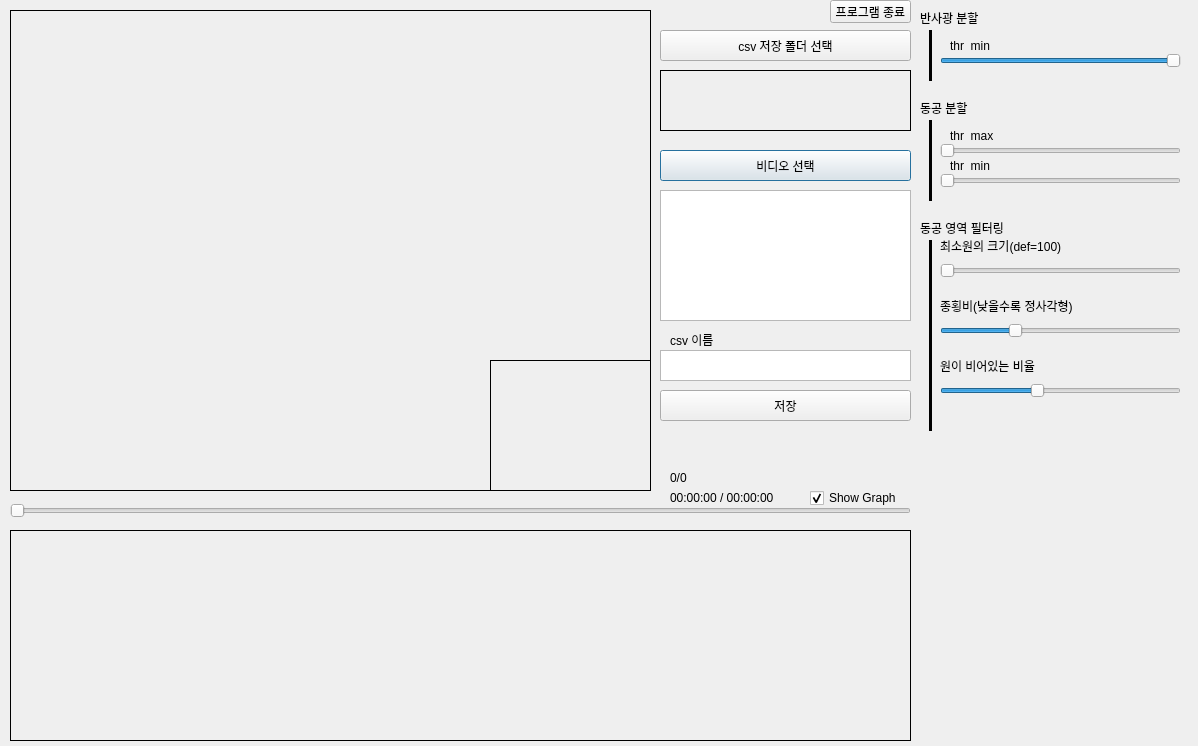
<?xml version="1.0" encoding="UTF-8"?>
<ui version="4.0">
 <class>Dialog</class>
 <widget class="QDialog" name="Dialog">
  <property name="geometry">
   <rect>
    <x>0</x>
    <y>0</y>
    <width>1198</width>
    <height>746</height>
   </rect>
  </property>
  <property name="windowTitle">
   <string>Dialog</string>
  </property>
  <widget class="QLabel" name="display_label">
   <property name="geometry">
    <rect>
     <x>10</x>
     <y>10</y>
     <width>641</width>
     <height>481</height>
    </rect>
   </property>
   <property name="frameShape">
    <enum>QFrame::Box</enum>
   </property>
   <property name="text">
    <string/>
   </property>
  </widget>
  <widget class="QListWidget" name="listWidget_video">
   <property name="geometry">
    <rect>
     <x>660</x>
     <y>190</y>
     <width>251</width>
     <height>131</height>
    </rect>
   </property>
  </widget>
  <widget class="QPushButton" name="pushButton_GetFiles">
   <property name="geometry">
    <rect>
     <x>660</x>
     <y>150</y>
     <width>251</width>
     <height>31</height>
    </rect>
   </property>
   <property name="text">
    <string>비디오 선택</string>
   </property>
  </widget>
  <widget class="QSlider" name="horizontalSlider_max">
   <property name="geometry">
    <rect>
     <x>940</x>
     <y>140</y>
     <width>241</width>
     <height>22</height>
    </rect>
   </property>
   <property name="maximum">
    <number>255</number>
   </property>
   <property name="orientation">
    <enum>Qt::Horizontal</enum>
   </property>
  </widget>
  <widget class="QSlider" name="horizontalSlider_min">
   <property name="geometry">
    <rect>
     <x>940</x>
     <y>170</y>
     <width>241</width>
     <height>22</height>
    </rect>
   </property>
   <property name="maximum">
    <number>255</number>
   </property>
   <property name="orientation">
    <enum>Qt::Horizontal</enum>
   </property>
  </widget>
  <widget class="QLabel" name="display_binary">
   <property name="geometry">
    <rect>
     <x>490</x>
     <y>360</y>
     <width>161</width>
     <height>131</height>
    </rect>
   </property>
   <property name="frameShape">
    <enum>QFrame::Box</enum>
   </property>
   <property name="text">
    <string/>
   </property>
  </widget>
  <widget class="QLabel" name="label_maxThr">
   <property name="geometry">
    <rect>
     <x>1030</x>
     <y>130</y>
     <width>56</width>
     <height>12</height>
    </rect>
   </property>
   <property name="frameShape">
    <enum>QFrame::NoFrame</enum>
   </property>
   <property name="text">
    <string/>
   </property>
  </widget>
  <widget class="QLabel" name="label_minThr">
   <property name="geometry">
    <rect>
     <x>1040</x>
     <y>160</y>
     <width>56</width>
     <height>12</height>
    </rect>
   </property>
   <property name="frameShape">
    <enum>QFrame::NoFrame</enum>
   </property>
   <property name="text">
    <string/>
   </property>
  </widget>
  <widget class="QLabel" name="label_maxThr_2">
   <property name="geometry">
    <rect>
     <x>950</x>
     <y>130</y>
     <width>56</width>
     <height>12</height>
    </rect>
   </property>
   <property name="frameShape">
    <enum>QFrame::NoFrame</enum>
   </property>
   <property name="text">
    <string>thr_max</string>
   </property>
  </widget>
  <widget class="QLabel" name="label_maxThr_3">
   <property name="geometry">
    <rect>
     <x>950</x>
     <y>160</y>
     <width>56</width>
     <height>12</height>
    </rect>
   </property>
   <property name="frameShape">
    <enum>QFrame::NoFrame</enum>
   </property>
   <property name="text">
    <string>thr_min</string>
   </property>
  </widget>
  <widget class="QLabel" name="display_graph">
   <property name="geometry">
    <rect>
     <x>10</x>
     <y>530</y>
     <width>901</width>
     <height>211</height>
    </rect>
   </property>
   <property name="frameShape">
    <enum>QFrame::Box</enum>
   </property>
   <property name="text">
    <string/>
   </property>
  </widget>
  <widget class="QLabel" name="label_videoTime">
   <property name="geometry">
    <rect>
     <x>670</x>
     <y>490</y>
     <width>111</width>
     <height>16</height>
    </rect>
   </property>
   <property name="text">
    <string>00:00:00 / 00:00:00</string>
   </property>
  </widget>
  <widget class="QCheckBox" name="checkBox_showGraph">
   <property name="geometry">
    <rect>
     <x>810</x>
     <y>490</y>
     <width>111</width>
     <height>16</height>
    </rect>
   </property>
   <property name="tabletTracking">
    <bool>false</bool>
   </property>
   <property name="text">
    <string>Show Graph</string>
   </property>
   <property name="checked">
    <bool>true</bool>
   </property>
  </widget>
  <widget class="QPushButton" name="pushButton_saveDirectory">
   <property name="geometry">
    <rect>
     <x>660</x>
     <y>30</y>
     <width>251</width>
     <height>31</height>
    </rect>
   </property>
   <property name="text">
    <string>csv 저장 폴더 선택</string>
   </property>
  </widget>
  <widget class="QLabel" name="label_saveDirectory">
   <property name="geometry">
    <rect>
     <x>660</x>
     <y>70</y>
     <width>251</width>
     <height>61</height>
    </rect>
   </property>
   <property name="frameShape">
    <enum>QFrame::Box</enum>
   </property>
   <property name="text">
    <string/>
   </property>
   <property name="wordWrap">
    <bool>true</bool>
   </property>
  </widget>
  <widget class="QSlider" name="horizontalSlider_video">
   <property name="geometry">
    <rect>
     <x>10</x>
     <y>500</y>
     <width>901</width>
     <height>22</height>
    </rect>
   </property>
   <property name="orientation">
    <enum>Qt::Horizontal</enum>
   </property>
  </widget>
  <widget class="QLabel" name="label_videoFrame">
   <property name="geometry">
    <rect>
     <x>670</x>
     <y>470</y>
     <width>101</width>
     <height>16</height>
    </rect>
   </property>
   <property name="text">
    <string>0/0</string>
   </property>
  </widget>
  <widget class="QPushButton" name="pushButton_csvSave">
   <property name="geometry">
    <rect>
     <x>660</x>
     <y>390</y>
     <width>251</width>
     <height>31</height>
    </rect>
   </property>
   <property name="text">
    <string>저장</string>
   </property>
  </widget>
  <widget class="QPushButton" name="pushButton_quit">
   <property name="geometry">
    <rect>
     <x>830</x>
     <y>0</y>
     <width>81</width>
     <height>23</height>
    </rect>
   </property>
   <property name="text">
    <string>프로그램 종료</string>
   </property>
  </widget>
  <widget class="QPlainTextEdit" name="plainTextEdit_csvName">
   <property name="geometry">
    <rect>
     <x>660</x>
     <y>350</y>
     <width>251</width>
     <height>31</height>
    </rect>
   </property>
  </widget>
  <widget class="QLabel" name="label">
   <property name="geometry">
    <rect>
     <x>670</x>
     <y>330</y>
     <width>71</width>
     <height>20</height>
    </rect>
   </property>
   <property name="text">
    <string>csv 이름</string>
   </property>
  </widget>
  <widget class="Line" name="line">
   <property name="geometry">
    <rect>
     <x>920</x>
     <y>120</y>
     <width>20</width>
     <height>81</height>
    </rect>
   </property>
   <property name="frameShadow">
    <enum>QFrame::Plain</enum>
   </property>
   <property name="lineWidth">
    <number>3</number>
   </property>
   <property name="orientation">
    <enum>Qt::Vertical</enum>
   </property>
  </widget>
  <widget class="QLabel" name="label_maxThr_4">
   <property name="geometry">
    <rect>
     <x>920</x>
     <y>100</y>
     <width>161</width>
     <height>16</height>
    </rect>
   </property>
   <property name="frameShape">
    <enum>QFrame::NoFrame</enum>
   </property>
   <property name="frameShadow">
    <enum>QFrame::Plain</enum>
   </property>
   <property name="text">
    <string>동공 분할</string>
   </property>
   <property name="textFormat">
    <enum>Qt::AutoText</enum>
   </property>
   <property name="scaledContents">
    <bool>false</bool>
   </property>
   <property name="openExternalLinks">
    <bool>false</bool>
   </property>
  </widget>
  <widget class="Line" name="line_2">
   <property name="geometry">
    <rect>
     <x>920</x>
     <y>30</y>
     <width>20</width>
     <height>51</height>
    </rect>
   </property>
   <property name="frameShadow">
    <enum>QFrame::Plain</enum>
   </property>
   <property name="lineWidth">
    <number>3</number>
   </property>
   <property name="orientation">
    <enum>Qt::Vertical</enum>
   </property>
  </widget>
  <widget class="QLabel" name="label_maxThr_5">
   <property name="geometry">
    <rect>
     <x>920</x>
     <y>10</y>
     <width>181</width>
     <height>16</height>
    </rect>
   </property>
   <property name="frameShape">
    <enum>QFrame::NoFrame</enum>
   </property>
   <property name="frameShadow">
    <enum>QFrame::Plain</enum>
   </property>
   <property name="text">
    <string>반사광 분할</string>
   </property>
   <property name="textFormat">
    <enum>Qt::AutoText</enum>
   </property>
   <property name="scaledContents">
    <bool>false</bool>
   </property>
   <property name="openExternalLinks">
    <bool>false</bool>
   </property>
  </widget>
  <widget class="Line" name="line_3">
   <property name="geometry">
    <rect>
     <x>920</x>
     <y>240</y>
     <width>20</width>
     <height>191</height>
    </rect>
   </property>
   <property name="frameShadow">
    <enum>QFrame::Plain</enum>
   </property>
   <property name="lineWidth">
    <number>3</number>
   </property>
   <property name="orientation">
    <enum>Qt::Vertical</enum>
   </property>
  </widget>
  <widget class="QLabel" name="label_maxThr_6">
   <property name="geometry">
    <rect>
     <x>920</x>
     <y>220</y>
     <width>181</width>
     <height>16</height>
    </rect>
   </property>
   <property name="frameShape">
    <enum>QFrame::NoFrame</enum>
   </property>
   <property name="frameShadow">
    <enum>QFrame::Plain</enum>
   </property>
   <property name="text">
    <string>동공 영역 필터링</string>
   </property>
   <property name="textFormat">
    <enum>Qt::AutoText</enum>
   </property>
   <property name="scaledContents">
    <bool>false</bool>
   </property>
   <property name="openExternalLinks">
    <bool>false</bool>
   </property>
  </widget>
  <widget class="QSlider" name="horizontalSlider_reflection_min">
   <property name="geometry">
    <rect>
     <x>940</x>
     <y>50</y>
     <width>241</width>
     <height>22</height>
    </rect>
   </property>
   <property name="maximum">
    <number>255</number>
   </property>
   <property name="value">
    <number>255</number>
   </property>
   <property name="orientation">
    <enum>Qt::Horizontal</enum>
   </property>
  </widget>
  <widget class="QLabel" name="label_reflection_min">
   <property name="geometry">
    <rect>
     <x>1040</x>
     <y>40</y>
     <width>56</width>
     <height>12</height>
    </rect>
   </property>
   <property name="frameShape">
    <enum>QFrame::NoFrame</enum>
   </property>
   <property name="text">
    <string/>
   </property>
  </widget>
  <widget class="QLabel" name="label_maxThr_8">
   <property name="geometry">
    <rect>
     <x>950</x>
     <y>40</y>
     <width>56</width>
     <height>12</height>
    </rect>
   </property>
   <property name="frameShape">
    <enum>QFrame::NoFrame</enum>
   </property>
   <property name="text">
    <string>thr_min</string>
   </property>
  </widget>
  <widget class="QSlider" name="horizontalSlider_area">
   <property name="geometry">
    <rect>
     <x>940</x>
     <y>260</y>
     <width>241</width>
     <height>22</height>
    </rect>
   </property>
   <property name="minimum">
    <number>50</number>
   </property>
   <property name="maximum">
    <number>150</number>
   </property>
   <property name="orientation">
    <enum>Qt::Horizontal</enum>
   </property>
  </widget>
  <widget class="QSlider" name="horizontalSlider_fillcond">
   <property name="geometry">
    <rect>
     <x>940</x>
     <y>380</y>
     <width>241</width>
     <height>22</height>
    </rect>
   </property>
   <property name="maximum">
    <number>10</number>
   </property>
   <property name="pageStep">
    <number>1</number>
   </property>
   <property name="value">
    <number>4</number>
   </property>
   <property name="orientation">
    <enum>Qt::Horizontal</enum>
   </property>
   <property name="tickInterval">
    <number>0</number>
   </property>
  </widget>
  <widget class="QSlider" name="horizontalSlider_symmetry">
   <property name="geometry">
    <rect>
     <x>940</x>
     <y>320</y>
     <width>241</width>
     <height>22</height>
    </rect>
   </property>
   <property name="maximum">
    <number>10</number>
   </property>
   <property name="pageStep">
    <number>1</number>
   </property>
   <property name="value">
    <number>3</number>
   </property>
   <property name="orientation">
    <enum>Qt::Horizontal</enum>
   </property>
  </widget>
  <widget class="QLabel" name="label_maxThr_7">
   <property name="geometry">
    <rect>
     <x>940</x>
     <y>235</y>
     <width>151</width>
     <height>21</height>
    </rect>
   </property>
   <property name="frameShape">
    <enum>QFrame::NoFrame</enum>
   </property>
   <property name="text">
    <string>최소원의 크기(def=100)</string>
   </property>
  </widget>
  <widget class="QLabel" name="label_maxThr_9">
   <property name="geometry">
    <rect>
     <x>940</x>
     <y>296</y>
     <width>161</width>
     <height>20</height>
    </rect>
   </property>
   <property name="frameShape">
    <enum>QFrame::NoFrame</enum>
   </property>
   <property name="text">
    <string>종횡비(낮을수록 정사각형)</string>
   </property>
  </widget>
  <widget class="QLabel" name="label_maxThr_10">
   <property name="geometry">
    <rect>
     <x>940</x>
     <y>355</y>
     <width>151</width>
     <height>21</height>
    </rect>
   </property>
   <property name="frameShape">
    <enum>QFrame::NoFrame</enum>
   </property>
   <property name="text">
    <string>원이 비어있는 비율</string>
   </property>
  </widget>
  <widget class="QLabel" name="label_area">
   <property name="geometry">
    <rect>
     <x>1120</x>
     <y>240</y>
     <width>56</width>
     <height>12</height>
    </rect>
   </property>
   <property name="frameShape">
    <enum>QFrame::NoFrame</enum>
   </property>
   <property name="text">
    <string/>
   </property>
  </widget>
  <widget class="QLabel" name="label_symmetry">
   <property name="geometry">
    <rect>
     <x>1120</x>
     <y>300</y>
     <width>56</width>
     <height>12</height>
    </rect>
   </property>
   <property name="frameShape">
    <enum>QFrame::NoFrame</enum>
   </property>
   <property name="text">
    <string/>
   </property>
  </widget>
  <widget class="QLabel" name="label_fillcond">
   <property name="geometry">
    <rect>
     <x>1120</x>
     <y>360</y>
     <width>56</width>
     <height>12</height>
    </rect>
   </property>
   <property name="frameShape">
    <enum>QFrame::NoFrame</enum>
   </property>
   <property name="text">
    <string/>
   </property>
  </widget>
 </widget>
 <resources/>
 <connections/>
</ui>
